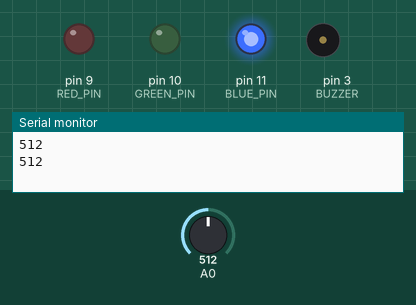
Simulated run of this sketch. Board: Arduino Uno, built with avr-gcc and run on an emulated ATmega328P. Parts: output pins drawn as LEDs (lit = HIGH), buzzer (waves = sounding, pin HIGH), the last lines printed to the serial monitor. The test bench sets the inputs (shaded band); at power-on: A0 = 512.

Above: at 2.8 s.
2.9 s: A0 set to 492
At 7.2 s:
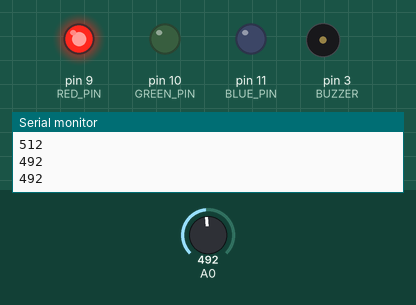
7.5 s: A0 set to 1010
At 11.2 s:
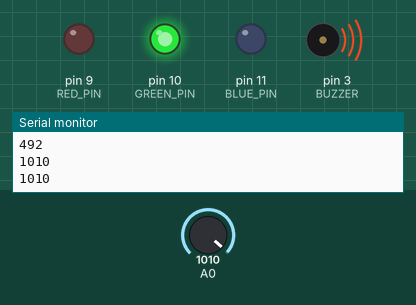
11.5 s: A0 set to 990
At 14.5 s:
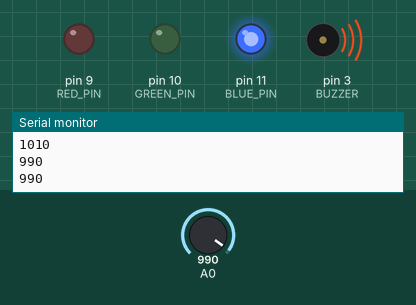
15.5 s: A0 set to 490
At 18.8 s:
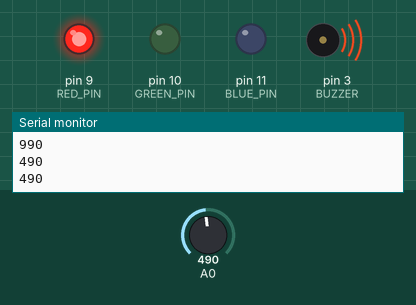
19.5 s: A0 set to 510
At 23.1 s:
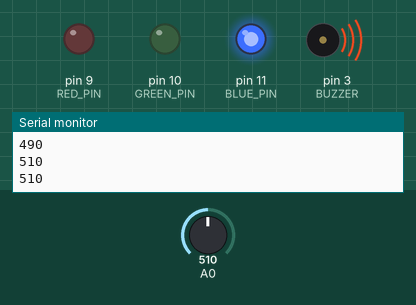
23.5 s: A0 set to 306
At 27.3 s:
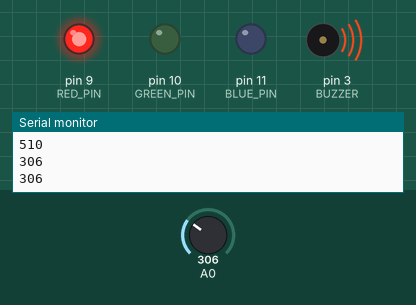
Timing chart, 0 to 28.5 s (numbered marks = the images above; inputs shaded):
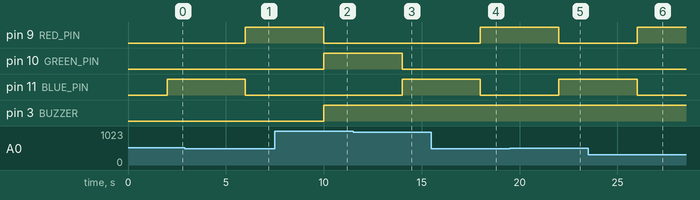

The sketch:

proj1.ino
```cpp
const int RED_PIN = 9;
const int GREEN_PIN = 10;
const int BLUE_PIN = 11;
const int BUZZER = 3;

void setup() {
  // put your setup code here, to run once:
  Serial.begin(9600);
  pinMode(RED_PIN, OUTPUT);
  pinMode(GREEN_PIN, OUTPUT);
  pinMode(BLUE_PIN, OUTPUT);
  pinMode(BUZZER, OUTPUT);

  digitalWrite(RED_PIN, LOW);
  digitalWrite(GREEN_PIN, LOW);
  digitalWrite(BLUE_PIN, LOW);
}

void loop() {
  // put your main code here, to run repeatedly:
  int sensorValue = analogRead(0);
  Serial.println(sensorValue);
  delay(2000);

  if(sensorValue > 1000) {
   digitalWrite(RED_PIN, LOW);
    digitalWrite(GREEN_PIN, HIGH);
    digitalWrite(BLUE_PIN, LOW);
    digitalWrite(BUZZER, HIGH);
  }
  else if((sensorValue < 1000) && (sensorValue > 500)){
    digitalWrite(RED_PIN, LOW);
    digitalWrite(GREEN_PIN, LOW);
    digitalWrite(BLUE_PIN, HIGH);
  }
  else {
    digitalWrite(RED_PIN, HIGH);
    digitalWrite(GREEN_PIN, LOW);
    digitalWrite(BLUE_PIN, LOW);
  }


}
```

Measured:
- the behaviour switches between 501 and 500 on A0 (found by bisection; images 0 and 1)
- after the input at 2.9 s, pin 9 (RED_PIN): LOW → HIGH after 3.1 s; pin 11 (BLUE_PIN): HIGH → LOW after 3.1 s
- after the input at 7.5 s, pin 9 (RED_PIN): HIGH → LOW after 2.5 s; pin 10 (GREEN_PIN), pin 3 (BUZZER): LOW → HIGH after 2.5 s
- after the input at 11.5 s, pin 10 (GREEN_PIN): HIGH → LOW after 2.5 s; pin 11 (BLUE_PIN): LOW → HIGH after 2.5 s
- after the input at 15.5 s, pin 9 (RED_PIN): LOW → HIGH after 2.5 s; pin 11 (BLUE_PIN): HIGH → LOW after 2.5 s
- after the input at 19.5 s, pin 9 (RED_PIN): HIGH → LOW after 2.5 s; pin 11 (BLUE_PIN): LOW → HIGH after 2.5 s
- after the input at 23.5 s, pin 9 (RED_PIN): LOW → HIGH after 2.5 s; pin 11 (BLUE_PIN): HIGH → LOW after 2.5 s
